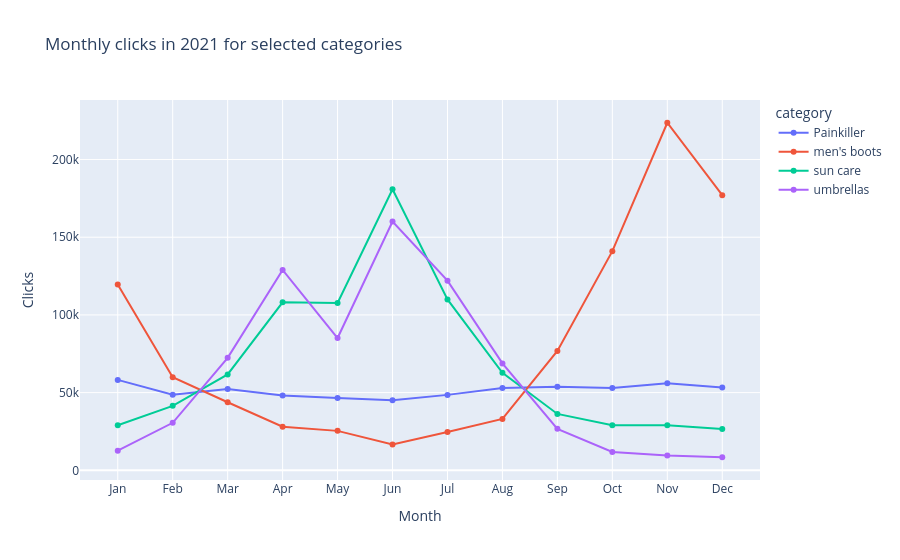

Notebook source saved alongside this figure:
### Markdown cell above
#### 2.1 Clicks over time: compare selected categories
Change the list to explore any categories.

### Code cell
# Pick the categories you want to compare
selected = ["sun care", "umbrellas", "men's boots", "Painkiller"]

fig = px.line(monthly_long[monthly_long["category"].isin(selected)],
              x="month_name", y="clicks", color="category", markers=True,
              title="Monthly clicks in 2021 for selected categories",
              labels={"month_name": "Month", "clicks": "Clicks"})
fig.show()

### Figure 1 — Plotly figure (JSON) as saved in the notebook; plotly's stock layout.template omitted (floating-point values rounded to 4 significant figures)
{"data": [{"hovertemplate": "category=Painkiller<br>Month=%{x}<br>Clicks=%{y}<extra></extra>", "legendgroup": "Painkiller", "line": {"color": "#636efa", "dash": "solid"}, "marker": {"symbol": "circle"}, "mode": "lines+markers", "name": "Painkiller", "orientation": "v", "showlegend": true, "type": "scatter", "x": ["Jan", "Feb", "Mar", "Apr", "May", "Jun", "Jul", "Aug", "Sep", "Oct", "Nov", "Dec"], "xaxis": "x", "y": [58190.0, 48640.0, 52340.0, 48100.0, 46600.0, 45110.0, 48540.0, 53020.0, 53820.0, 52890.0, 56060.0, 53260.0], "yaxis": "y"}, {"hovertemplate": "category=men's boots<br>Month=%{x}<br>Clicks=%{y}<extra></extra>", "legendgroup": "men's boots", "line": {"color": "#EF553B", "dash": "solid"}, "marker": {"symbol": "circle"}, "mode": "lines+markers", "name": "men's boots", "orientation": "v", "showlegend": true, "type": "scatter", "x": ["Jan", "Feb", "Mar", "Apr", "May", "Jun", "Jul", "Aug", "Sep", "Oct", "Nov", "Dec"], "xaxis": "x", "y": [119600.0, 59950.0, 43780.0, 28010.0, 25380.0, 16610.0, 24640.0, 33060.0, 76780.0, 141000.0, 223700.0, 177000.0], "yaxis": "y"}, {"hovertemplate": "category=sun care<br>Month=%{x}<br>Clicks=%{y}<extra></extra>", "legendgroup": "sun care", "line": {"color": "#00cc96", "dash": "solid"}, "marker": {"symbol": "circle"}, "mode": "lines+markers", "name": "sun care", "orientation": "v", "showlegend": true, "type": "scatter", "x": ["Jan", "Feb", "Mar", "Apr", "May", "Jun", "Jul", "Aug", "Sep", "Oct", "Nov", "Dec"], "xaxis": "x", "y": [29000.0, 41480.0, 61720.0, 108100.0, 107600.0, 180900.0, 110000.0, 62770.0, 36280.0, 29020.0, 29030.0, 26560.0], "yaxis": "y"}, {"hovertemplate": "category=umbrellas<br>Month=%{x}<br>Clicks=%{y}<extra></extra>", "legendgroup": "umbrellas", "line": {"color": "#ab63fa", "dash": "solid"}, "marker": {"symbol": "circle"}, "mode": "lines+markers", "name": "umbrellas", "orientation": "v", "showlegend": true, "type": "scatter", "x": ["Jan", "Feb", "Mar", "Apr", "May", "Jun", "Jul", "Aug", "Sep", "Oct", "Nov", "Dec"], "xaxis": "x", "y": [12610.0, 30560.0, 72390.0, 129000.0, 85120.0, 160100.0, 122100.0, 68810.0, 26680.0, 11780.0, 9534.0, 8408.0], "yaxis": "y"}], "layout": {"legend": {"title": {"text": "category"}, "tracegroupgap": 0}, "title": {"text": "Monthly clicks in 2021 for selected categories"}, "xaxis": {"anchor": "y", "domain": [0, 1], "title": {"text": "Month"}}, "yaxis": {"anchor": "x", "domain": [0, 1], "title": {"text": "Clicks"}}}}
